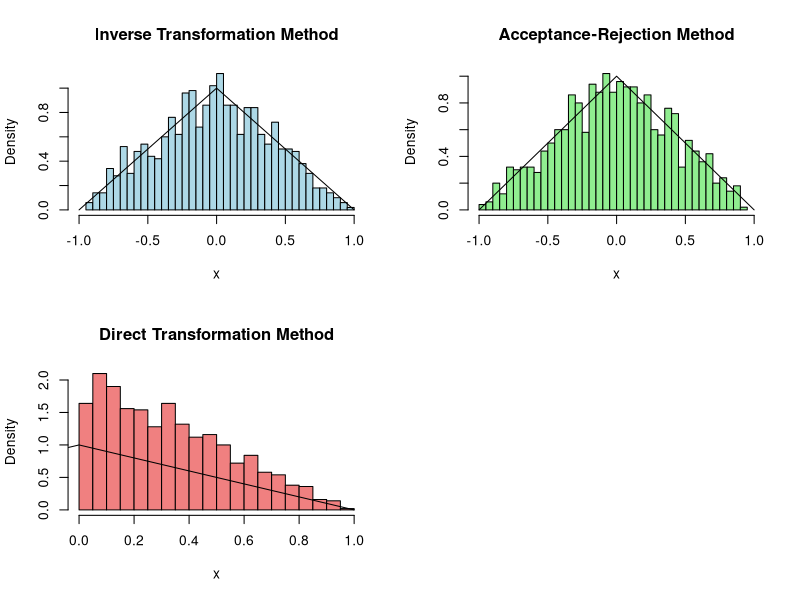
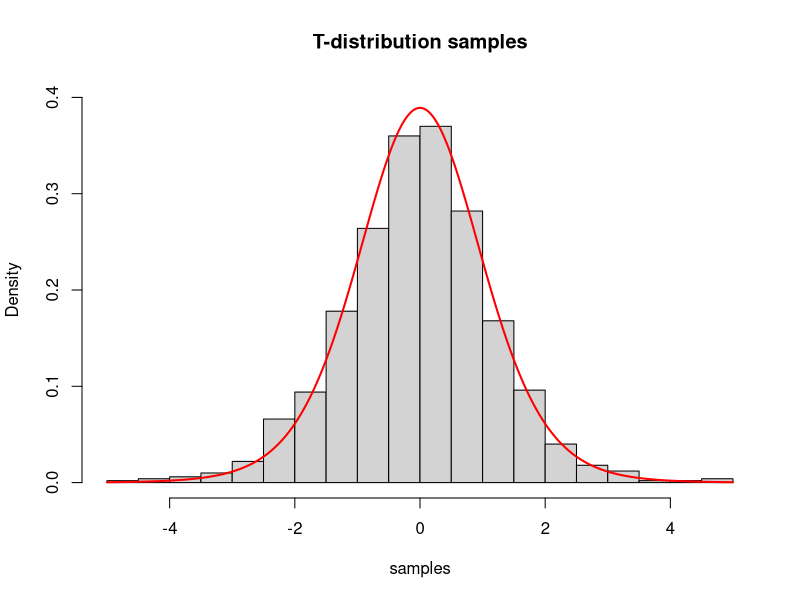
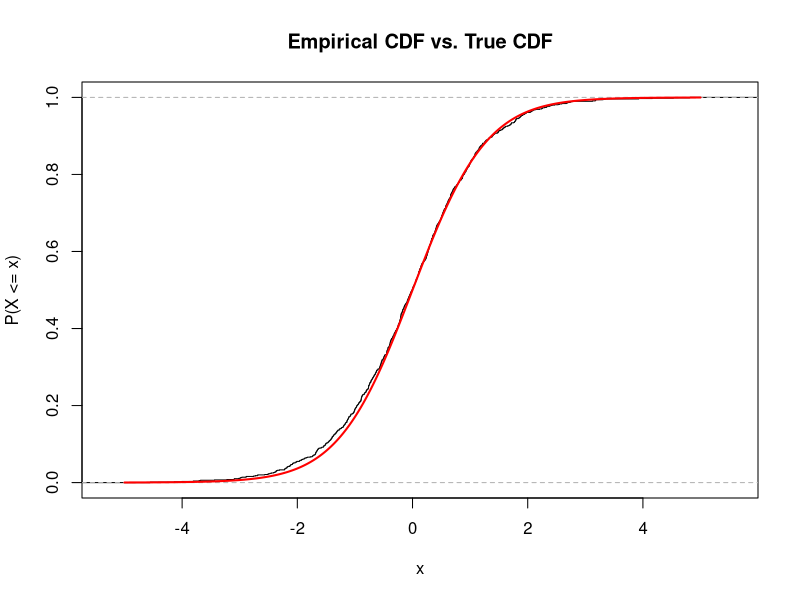
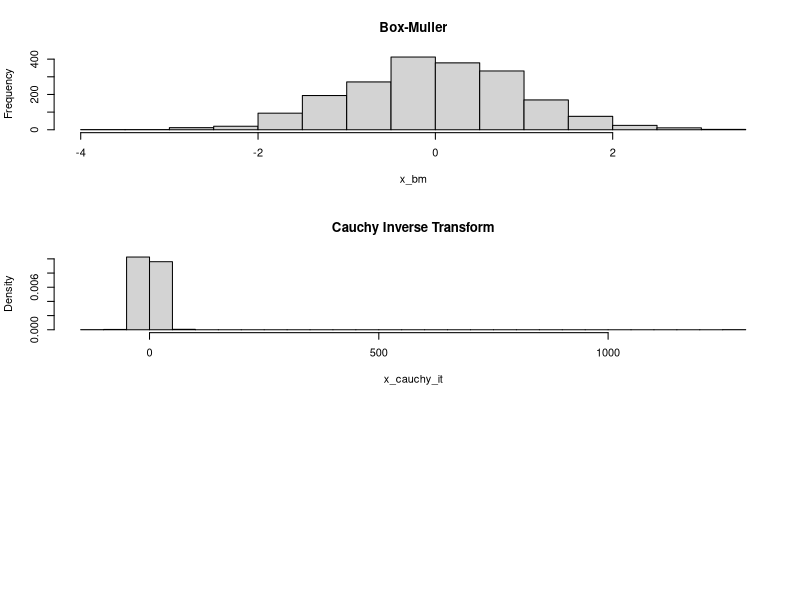

These charts were generated, in order, by the following R code:
## ---- chunk 1
library(ggplot2)
set.seed(808)
# knitr::opts_chunk$set(fig.width = 8, fig.height = 12)
## ---- chunk 2
# (a) Inverse Transformation Method
inverse_transform <- function(n) {
  u <- runif(n)
  x <- ifelse(u <= 0.5, sqrt(2 * u) - 1, 1 - sqrt(2 * (1 - u)))
  return(x)
}
# Generate n random variables
n <- 1000
rv_it <- inverse_transform(n)



# (b) Acceptance-Rejection Method
random_acceptance_rejection <- function(n) {
  c <- 2  # Upper bound on f(x)/g(x)
  x <- numeric(n)
  i <- 1
  while (i <= n) {
    u1 <- runif(1)
    u2 <- runif(1)
    x_candidate <- -1 + 2 * u1
    if (u2 <= (1 - abs(x_candidate)) / (c * 0.5)) {
      x[i] <- x_candidate
      i <- i + 1
    }
  }
  return(x)
}
# Generate n random variables
rv_ar <- random_acceptance_rejection(n)



# (c) Direct Transformation Method
random_direct_transformation <- function(n) {
  x <- runif(n)
  y <- runif(n)
  z <- ifelse(y <= x, x - y, y - x)
  return(z)
}
# Generate n random variables
rv_dt <- random_direct_transformation(n)

# (d) Plot and compare all the histograms
par(mfrow = c(2, 2))

y <- seq(-1, 1, .01)

hist(rv_it, breaks = 30, xlab = "x",
  freq = FALSE, main = "Inverse Transformation Method",
  col = "lightblue", xlim = c(-1, 1)
)
lines(y, 1 - abs(y)) # Density  curve

hist(rv_ar, freq = FALSE, breaks = 30, xlab = "x",
     main = "Acceptance-Rejection Method", col = "lightgreen", xlim = c(-1, 1))
lines(y, 1 - abs(y)) # Density  curve

hist(rv_dt, freq = FALSE, breaks = 30, xlab = "x",
     main = "Direct Transformation Method", col = "lightcoral", xlim = c(0, 1))
lines(y, 1 - abs(y)) # Density  curve

par(mfrow = c(1, 1))  # Reset plotting parameters
## ---- chunk 3
# (a)
t_distribution_generator <- function(n, df) {
  # Generate normal samples
  z <- rnorm(n)
  # Calculate Chi-squared samples
  chi2 <- rchisq(n, df = df)
  # Apply the formula
  t <- z / sqrt(chi2 / df)
  return(t)
}

# (b)
n <- 1000
df <- 10

# Generate samples and true density
samples <- t_distribution_generator(n, df)
x <- seq(-5, 5, length = n)
theoretical_density <- dt(x, df = df)

# Plot histogram and density
hist(samples, main = "T-distribution samples", breaks = 20,
     freq = FALSE, ylim = c(0, 0.4))
lines(x, theoretical_density, col = "red", lwd = 2)

# (c)
# Calculate empirical CDF
ecdf <- ecdf(samples)

# Plot empirical and true CDF
plot(ecdf, main = "Empirical CDF vs. True CDF", xlab = "x", ylab = "P(X <= x)")
lines(x, pt(x, df = df), col = "red", lwd = 2)
## ---- chunk 4
# (a) Box-Muller
box_muller_algo <- function(n) {
  u1 <- runif(n)
  u2 <- runif(n)
  x1 <- sqrt(-2 * log(u1)) * cos(2 * pi * u2)
  x2 <- sqrt(-2 * log(u1)) * sin(2 * pi * u2)
  return(c(x1, x2))
}



# (b)
# Cauchy distribution inverse-transform method
inverse_cauchy <- function(n, sigma = 1, mu = 0) {
  u <- runif(n)
  ca <- sigma * tan(pi * (u - (1 / 2))) + mu
  return(ca)
}
# Acceptance-rejection Cauchy distribution
# ar_cauchy <- function(n) {
#   result <- numeric(n)
#   i <- 1                 # Succesful counts
#   trials <- 1
#   while (i <= n) {
#     u1 <- runif(1)
#     u2 <- runif(1)
#     x_can <- tan(pi * (u1 - 0.5))

#     if (u2 <= sqrt(2 / pi) * exp(-0.5 * x_can^2) / (1 + x_can^2)) {
#       result[i] <- x_can
#       i <- i + 1
#     }

#     trials <- trials + 1
#   }
#   return(list(mean_trials = mean(trials), n_trials = trials,
#               n_var = result))
# }

ar_cauchy <- function(n) {
  trials <- numeric(n)
  result <- numeric(n)

  for (i in 1:n) {
    accept <- FALSE
    while (!accept) {
      u1 <- runif(1)
      u2 <- runif(1)

      x <- tan(pi * (u1 - 0.5))

      if (u2 <= sqrt(2 / pi) * exp(-0.5 * x^2) / (1 + x^2)) {
        result[i] <- x
        accept <- TRUE
      } else {
        trials[i] <- trials[i] + 1
      }
    }
  }

  return(list(mean_trials = mean(trials), n_trials = trials,
              n_var = result))
}

# (d) Histograms
n <- 1000
x_bm <- box_muller_algo(n)
x_cauchy_it <- inverse_cauchy(n)
x_cauchy_ar <- ar_cauchy(n)
cat("The mean number of trials is", x_cauchy_ar$mean_trials, ".\n")

par(mfrow = c(3, 1))  # Plot multiple histograms
hist(x_bm, main = "Box-Muller", breaks = 20)

hist(x_cauchy_it, main = "Cauchy Inverse Transform", breaks = 20,
     freq = FALSE)
# hist(x_cauchy_ar$n_var, main = "Cauchy Acceptance Rejection", breaks = 20,
#      freq = FALSE)

# Add the true density curve of the Cauchy distribution
x_vals <- seq(-2, 2, length.out = n)
true_density_cauchy <- dcauchy(x_vals)
true_density_cauchy1 <- 1 / (pi * (1 + x_vals^2))
lines(x_vals, true_density_cauchy, col = "red", lwd = 2)
lines(x_vals, true_density_cauchy1, col = "#52986c", lwd = 2)

par(mfrow = c(1, 1))  # Reset plotting parameters
## ---- chunk 5

## ---- chunk 6

